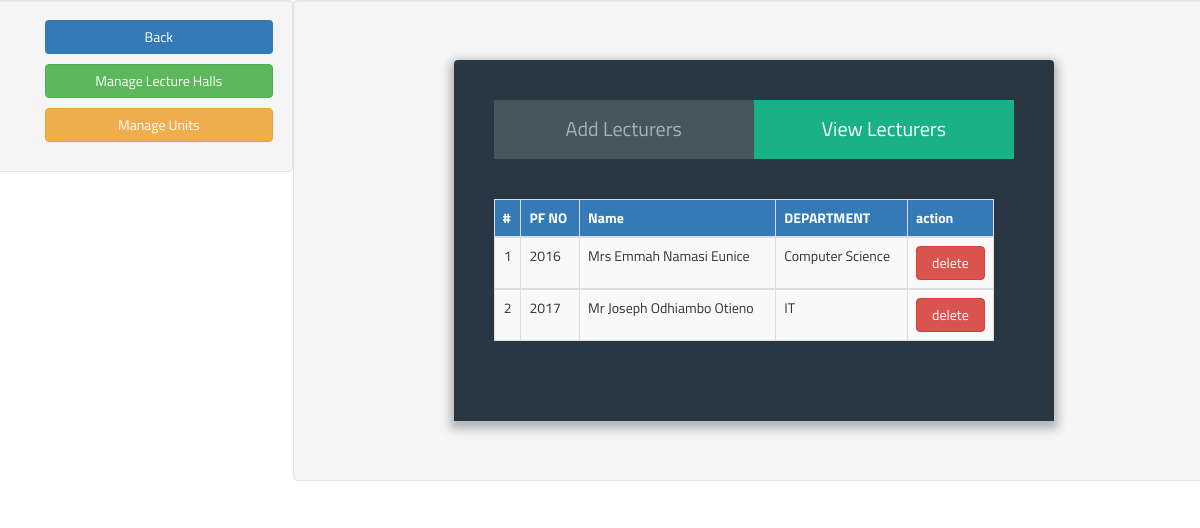
The page /Lecturers.php on the database as committed earlier.
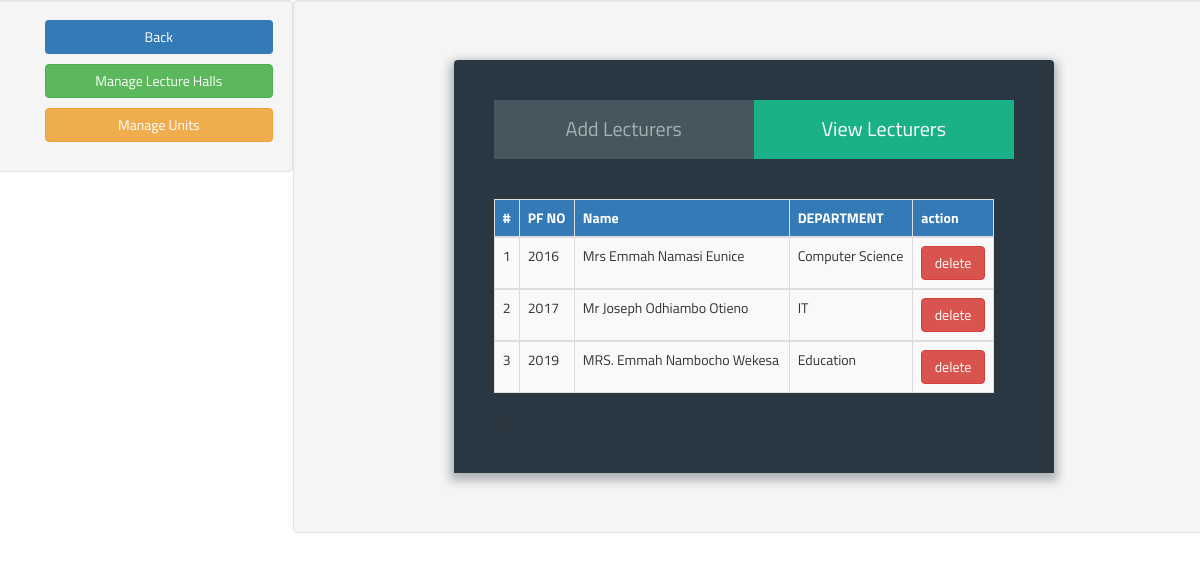
The same page on the database as committed later.
### tables this page shows
CREATE TABLE `lecturers` (
  `Title` varchar(4) NOT NULL,
  `First_Name` varchar(25) NOT NULL,
  `Middle_Name` varchar(25) NOT NULL,
  `Last_Name` varchar(25) NOT NULL,
  `Pf_No` int(11) NOT NULL,
  `Dept_Id` int(11) NOT NULL
);

CREATE TABLE `departments` (
  `Department_id` int(11) NOT NULL,
  `Dept_Name` varchar(25) NOT NULL
);

### Lecturers.php (the view, shortened to what this page needs)
<?php
require 'CORE/init.php';
?>
<!DOCTYPE html>
<html>
    <head>
        <link href="css/bootstrap.css" rel="stylesheet" type="text/css"/>
        <link href="css/bootstrap.min.css" rel="stylesheet" type="text/css"/>
        <link href="css/Appearance.css" rel="stylesheet" type="text/css"/>
        <link rel="stylesheet" href="https://cdnjs.cloudflare.com/ajax/libs/normalize/5.0.0/normalize.min.css">
    </head>
    <body>
        <div class="row">
            <div class="col-sm-3 col-md-3 well">
                <div class="buttons">
                    <ul style="list-style: none; float: contour;">
                        <li style="margin-bottom: 10px;"><a href="index.php"><button class="btn btn-block bg-primary">Back</button></a></li>
                        <li style="margin-bottom: 10px; margin-top: 10px;"><a href="Lecture halls.php"><button class="btn btn-block btn-success">Manage Lecture Halls </button></a></li>
                        <li><a href="Units.php"><button class="btn btn-block btn-warning">Manage Units </button></a></li>
                    </ul>
                </div>
            </div>
            <div class="col-sm-9 col-md-9 well">
                <div class="form">
                    <ul class="tab-group">
                        <li class="tab"><a href="#addschools">Add Lecturers</a></li>
                        <li class="tab active"><a href="#viewschools">View Lecturers</a></li>
                    </ul>
                    <div class="tab-content">
                        <div id="viewschools">
                            <?php
                            $result = $conn->query("SELECT lecturers.Pf_No, lecturers.Title,lecturers.First_Name, lecturers.Middle_Name,"
                                    . "lecturers.Last_Name, departments.Dept_Name FROM lecturers "
                                    . "JOIN departments ON lecturers.Dept_Id=departments.Department_id order by Pf_No asc ");
                            ?>
                            <table width="500" border="0" cellspacing="1" cellpadding="0">
                                <tr>
                                    <td>
                                        <form name="form1" method="post" action="">
                                            <table class="table table-bordered table-striped table-hover table-responsive">
                                                <thead>
                                                    <tr class="bg-primary">
                                                        <th>#</th>
                                                        <th>PF NO</th>
                                                        <th>Name</th>
                                                        <th>DEPARTMENT</th>
                                                        <th>action</th>
                                                    </tr>
                                                </thead>
                                                <?php
                                                $a = 1;
                                                while ($row = mysqli_fetch_array($result)) {
                                                    ?>
                                                    <tbody>
                                                        <tr>
                                                            <td align="center"><?php echo $a++; ?></td>
                                                            <td><?php echo $row['Pf_No']; ?></td>
                                                            <td><?php echo $row['Title'] . " " . $row['First_Name'] . " " . $row['Middle_Name'] . " " . $row['Last_Name']; ?></td>
                                                            <td><?php echo $row['Dept_Name']; ?></td>
                                                            <td><a href='functions/deletelec.php?id=<?php echo $row['Pf_No']; ?>' class="btn btn-block btn-danger"> delete</a></td>
                                                        </tr>
                                                        <?php
                                                    }
                                                    ?>
                                                </tbody>
                                            </table>
                                        </form>
                                    </td>
                                </tr>
                            </table>
                        </div>
                    </div>
                </div>
            </div>
        </div>
    </body>
</html>

### css/Appearance.css (style rules this page uses)
*, *:before, *:after { box-sizing: border-box; }
html { overflow-y: scroll; }
body { background: #ffffff; font-family: 'Titillium Web', sans-serif; }
a { text-decoration: none; color: #1ab188; -webkit-transition: .5s ease; transition: .5s ease; }
.form { background: rgba(19, 35, 47, 0.9); padding: 40px; max-width: 600px; margin: 40px auto; border-radius: 4px 4px 0 0; box-shadow: 0 4px 10px 4px rgba(19, 35, 47, 0.3); }
.tab-group { list-style: none; padding: 0; margin: 0 0 40px 0; }
.tab-group:after { content: ""; display: table; clear: both; }
.tab-group li a { display: block; text-decoration: none; padding: 15px; background: rgba(160, 179, 176, 0.25); color: #a0b3b0; font-size: 20px; float: left; width: 50%; text-align: center; cursor: pointer; -webkit-transition: .5s ease; transition: .5s ease; }
.tab-group .active a { background: #1ab188; color: #ffffff; }

Rows that differ between the two databases and show on the page:
added lecturers: Pf_No "2019", Title "MRS.", First_Name "Emmah", Middle_Name "Nambocho", Last_Name "Wekesa", Dept_Id.Dept_Name "Education"
